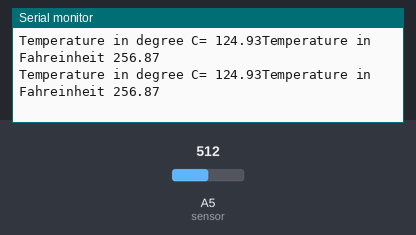
A sketch run on a simulated Arduino Uno, built with avr-gcc and run on an emulated ATmega328P. Parts: the last lines printed to the serial monitor. The inputs (shaded band) are chosen by the test bench; at power-on: A5 (sensor) = 512.

Above: at 1.3 s.
1.4 s: A5 (sensor) set to 716
At 1.9 s:
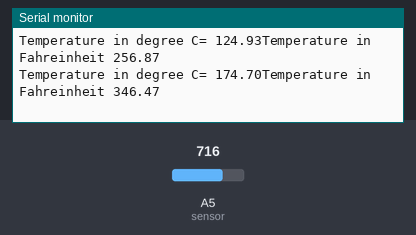
2.9 s: A5 (sensor) set to 900
At 3.4 s:
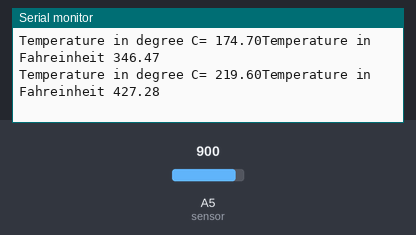
Timing chart, 0 to 5.9 s (numbered marks = the images above; inputs shaded):
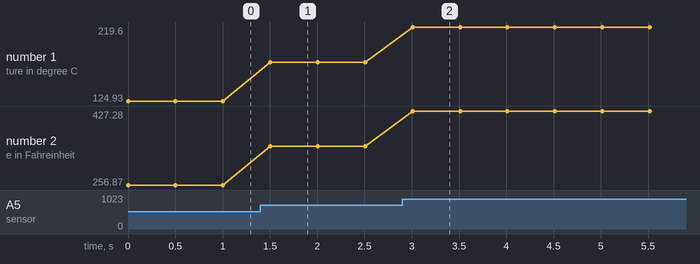

Measured:
- after the input at 1.4 s, the serial monitor: prints a new line after 0.10 s (image 1)
- after the input at 2.9 s, the serial monitor: prints a new line after 0.11 s (image 2)
- plotted number 1: 124.93 → 174.7 after the input at 1.4 s, 174.7 → 219.6 after the input at 2.9 s
- plotted number 2: 256.87 → 346.47 after the input at 1.4 s, 346.47 → 427.28 after the input at 2.9 s

The sketch:

Lm35_Sensor.ino
```cpp
//Created By INNAN NOUHAILA

const int sensor=A5; // Assigning analog pin A5 to variable 'sensor'

float tempC; //variable to store temperature in degree Clesius

float tempF; //variable to store temperature in Fahreinheit

float Vout; //temporary variable to hold sensor reading

void setup() {

  pinMode(sensor,INPUT); //Configuring sensor pin as input

  Serial.begin(9600);

}

void loop() {

Vout=analogRead(sensor); //Reading the value from sensor

Vout=Vout*(5.0*4.88)/100.0;

tempC=Vout; //Storing value in Degree Celsius

tempF=(Vout*1.8)+32; //Converting to Fahreinheit

Serial.print("Temperature in degree C= ");
Serial.print(tempC);
Serial.print("Temperature in Fahreinheit ");
Serial.print(tempF);

Serial.println();

delay(500); // Delay of 1 second for ease of viewing
}
```
